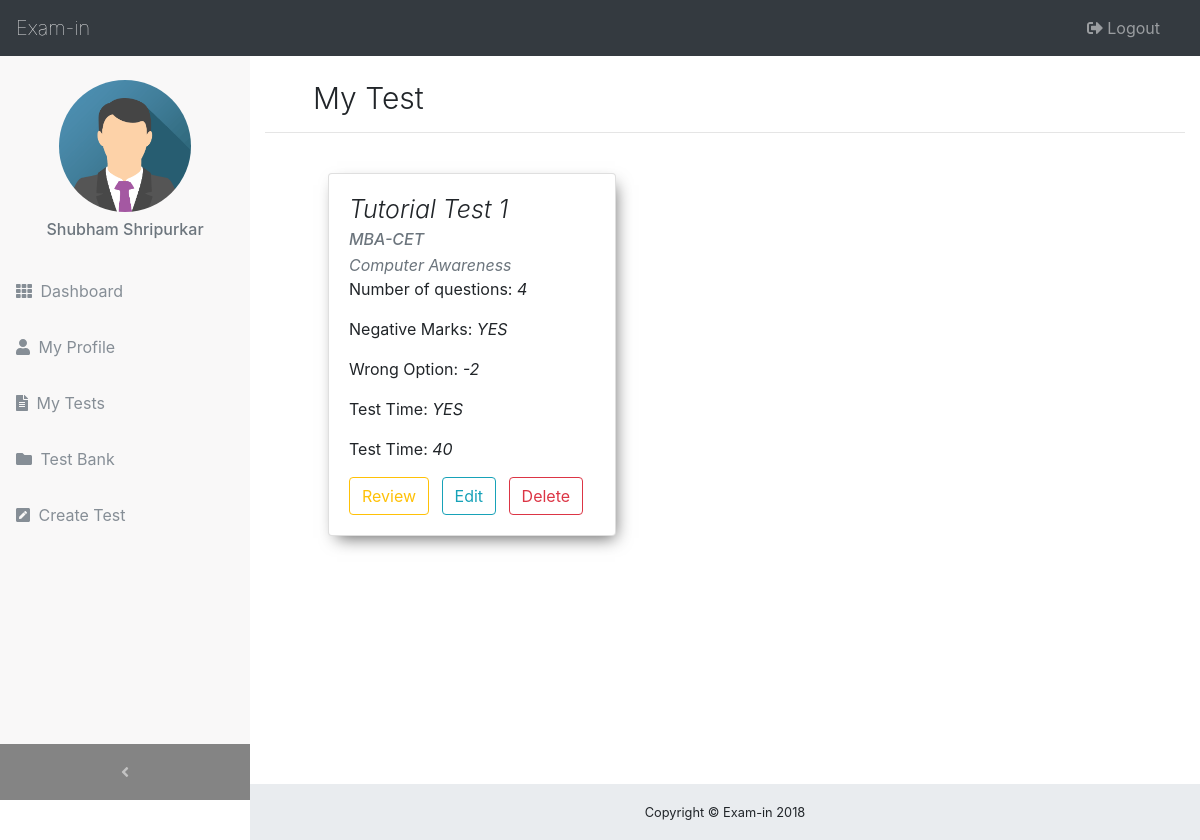
/staff/my_test.php (signed in), run on the app's committed database.
### tables this page shows
CREATE TABLE `test_bank` (
  `test_id` smallint(100) NOT NULL,
  `staff_id` smallint(100) NOT NULL,
  `test_name` varchar(50) NOT NULL,
  `test_stream` varchar(50) NOT NULL,
  `test_subject` varchar(50) NOT NULL,
  `number_of_questions` int(30) NOT NULL,
  `neg_marks` tinyint(5) DEFAULT NULL,
  `test_time` tinyint(100) DEFAULT NULL,
  `test_visibility` tinyint(1) NOT NULL DEFAULT '0'
);

### staff/my_test.php (the view, shortened to what this page needs)
<?php
    include_once '../db/database.php';
    $sql = "SELECT * FROM test_bank WHERE staff_id = {$_SESSION['staff_id']}";
    $result = mysqli_query($conn,$sql);
?>
<!DOCTYPE html>
<html>
<head>
    <?php  include '../include/css_include.php' ?>
    <link rel="stylesheet" href="../css/master.css">
</head>
<body>
    <?php include '../include/staff_navbar_include.php' ?>
    <div class="content-wrapper my-5">
        <div class="container my-3">
            <h2 class="ml-5 display-4" style="font-size: 30px">My Test</h2>
            <hr>
            <?php
                echo "<div class='row mx-5'>";
                if (mysqli_num_rows($result) > 0) {
                    while ($row = mysqli_fetch_assoc($result)) {
                        if ($row['neg_marks'] > 0) {
                            $neg_marks = 'YES';
                        }else {
                            $neg_marks = 'NO';
                        }
                        if ($row['test_time'] > 0) {
                            $test_time = 'YES';
                        }else {
                            $test_time = 'NO';
                        }
                        echo"<div class='col-md-4 my-4'>
                                <div class='card' style='width: 18rem;'>";
                                echo"   <form class='card-body' action='test_review.php' method='POST'>
                                            <h5 class='card-title display-4' style='font-size:25px;'><i>".$row['test_name']."</i></h5>
                                            <h6 class='card-subtitle mb-1 text-muted'><i>".$row['test_stream']."</i></h6>
                                            <h7 class='card-subtitle mb-3 text-muted'><i>".$row['test_subject']."</i></h7>
                                            <p class='card-text'>Number of questions: <i>".$row['number_of_questions']."</i></p>
                                            <p class='card-text'>Negative Marks: <i>".$neg_marks."</i></p>";
                                            if ($row['neg_marks'] > 0) {
                                                echo "<p class='card-text'>Wrong Option: <i>-".$row['neg_marks']."</i></p>";
                                            }
                                echo"       <p class='card-text'>Test Time: <i>".$test_time."</i></p>";
                                            if ($row['test_time'] > 0) {
                                                echo "<p class='card-text'>Test Time: <i>".$row['test_time']."</i></p>";
                                            }
                                echo"       <input type='hidden' name='test_id' value='".$row['test_id']."'>
                                            <input type='hidden' name='test_name' value='".$row['test_name']."'>
                                            <button type='submit' class='btn btn-outline-warning'>Review</button>
                                            <button type='submit' class='btn btn-outline-info ml-2' formaction='edit_my_test.php'>Edit</button>
                                            <button class='btn btn-outline-danger ml-2' formaction='../admin/test_delete.php' name='submitTest' type='submit' data-toggle='tooltip'
                data-placement='top' title='Delete'>Delete</button>
                                        </form>
                                </div>
                            </div>";
                    }
                    echo "</div>";
                }else {
                    echo "<div class='alert alert-info alert-dismissible fade show' role='alert'>You haven't created any test yet, click on Create Test.</div><br>";
                }
            ?>
        </div>
    </div>
    <footer class="sticky-footer">
        <div class="container">
            <div class="text-center">
                <small>Copyright © Exam-in 2018</small>
            </div>
        </div>
    </footer>
</body>
</html>

### css/master.css (style rules this page uses)
.card { -webkit-box-shadow: 4px 7px 16px -5px rgba(0,0,0,0.61); -moz-box-shadow: 4px 7px 16px -5px rgba(0,0,0,0.61); box-shadow: 4px 7px 16px -5px rgba(0,0,0,0.61); }

### include/staff_navbar_css.php (style rules this page uses)
html { position: relative; min-height: 100%; }
body { overflow-x: hidden; }
.content-wrapper { min-height: calc(100vh - 56px); padding-top: 1rem; }
.content-wrapper { overflow-x: hidden; background: white; }
@media (min-width: 992px) { .content-wrapper { margin-left: 250px; } }
footer.sticky-footer { position: absolute; right: 0; bottom: 0; width: 100%; height: 56px; background-color: #e9ecef; line-height: 55px; }
@media (min-width: 992px) { footer.sticky-footer { width: calc(100% - 250px); } }

### data on the page
test_bank: test_name "Tutorial Test 1", test_stream "MBA-CET", test_subject "Computer Awareness", number_of_questions "4", neg_marks "YES", neg_marks "2", test_time "YES", test_time "40"

### other printed values
$_SESSION['first_name'] "Shubham"
$_SESSION['last_name'] "Shripurkar"
